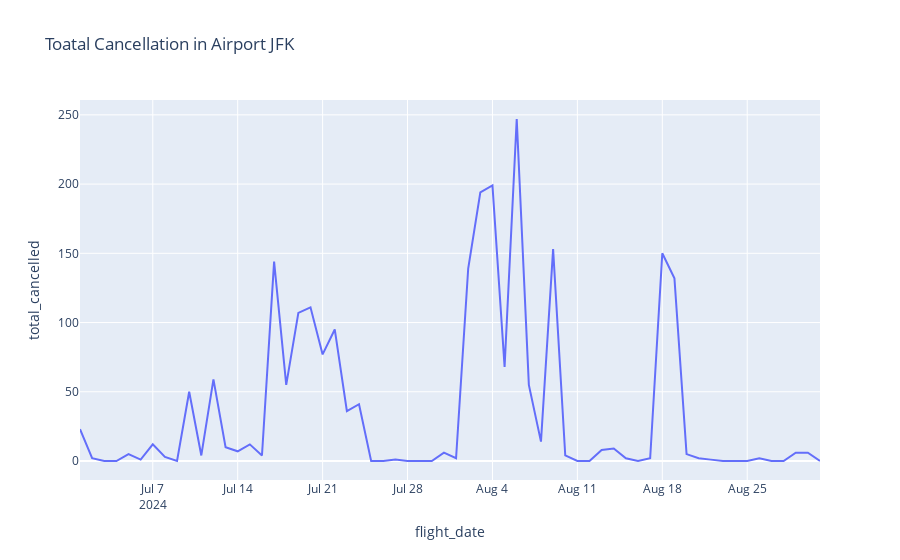

Here is the notebook cell this chart was saved with:
### Code cell
fig = px.line(flights_JFK, x="flight_date", y="total_cancelled", title='Toatal Cancellation in Airport JFK')
fig.show()

### Figure 1 — Plotly figure (JSON) as saved in the notebook; plotly's stock layout.template omitted (floating-point values rounded to 4 significant figures)
{"data": [{"hovertemplate": "flight_date=%{x}<br>total_cancelled=%{y}<extra></extra>", "legendgroup": "", "line": {"color": "#636efa", "dash": "solid"}, "marker": {"symbol": "circle"}, "mode": "lines", "name": "", "orientation": "v", "showlegend": false, "type": "scatter", "x": ["2024-07-01", "2024-07-02", "2024-07-03", "2024-07-04", "2024-07-05", "2024-07-06", "2024-07-07", "2024-07-08", "2024-07-09", "2024-07-10", "2024-07-11", "2024-07-12", "2024-07-13", "2024-07-14", "2024-07-15", "2024-07-16", "2024-07-17", "2024-07-18", "2024-07-19", "2024-07-20", "2024-07-21", "2024-07-22", "2024-07-23", "2024-07-24", "2024-07-25", "2024-07-26", "2024-07-27", "2024-07-28", "2024-07-29", "2024-07-30", "2024-07-31", "2024-08-01", "2024-08-02", "2024-08-03", "2024-08-04", "2024-08-05", "2024-08-06", "2024-08-07", "2024-08-08", "2024-08-09", "2024-08-10", "2024-08-11", "2024-08-12", "2024-08-13", "2024-08-14", "2024-08-15", "2024-08-16", "2024-08-17", "2024-08-18", "2024-08-19", "2024-08-20", "2024-08-21", "2024-08-22", "2024-08-23", "2024-08-24", "2024-08-25", "2024-08-26", "2024-08-27", "2024-08-28", "2024-08-29", "2024-08-30", "2024-08-31"], "xaxis": "x", "y": [23, 2, 0, 0, 5, 1, 12, 3, 0, 50, 4, 59, 10, 7, 12, 4, 144, 55, 107, 111, 77, 95, 36, 41, 0, 0, 1, 0, 0, 0, 6, 2, 139, 194, 199, 68, 247, 55, 14, 153, 4, 0, 0, 8, 9, 2, 0, 2, 150, 132, 5, 2, 1, 0, 0, 0, 2, 0, 0, 6, 6, 0], "yaxis": "y"}], "layout": {"legend": {"tracegroupgap": 0}, "title": {"text": "Toatal Cancellation in Airport JFK"}, "xaxis": {"anchor": "y", "domain": [0, 1], "title": {"text": "flight_date"}}, "yaxis": {"anchor": "x", "domain": [0, 1], "title": {"text": "total_cancelled"}}}}
